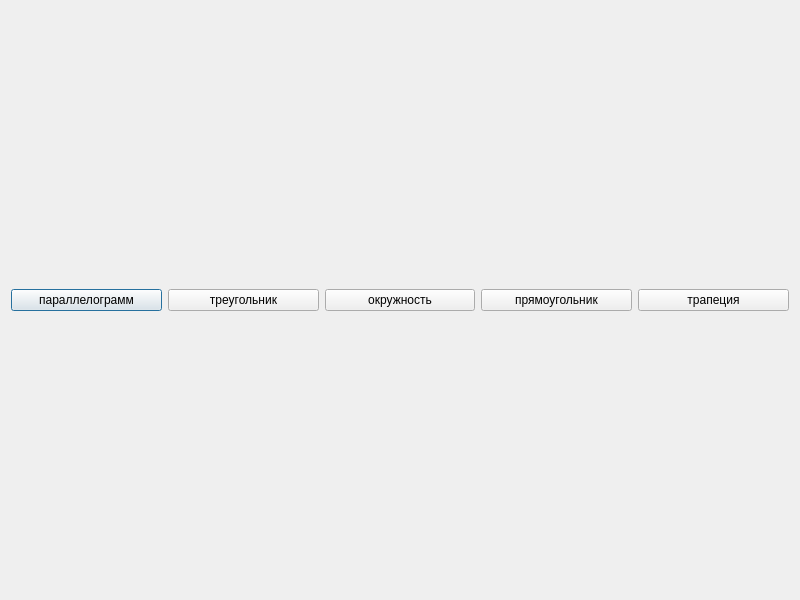
<?xml version="1.0" encoding="UTF-8"?>
<ui version="4.0">
 <class>ReportCreatorDialog</class>
 <widget class="QDialog" name="ReportCreatorDialog">
  <property name="geometry">
   <rect>
    <x>0</x>
    <y>0</y>
    <width>800</width>
    <height>600</height>
   </rect>
  </property>
  <property name="windowTitle">
   <string>ReportCreatorDialog</string>
  </property>
  <layout class="QHBoxLayout" name="horizontalLayout">
   <item>
    <widget class="QPushButton" name="pushButton">
     <property name="text">
      <string>параллелограмм</string>
     </property>
    </widget>
   </item>
   <item>
    <widget class="QPushButton" name="pushButton_2">
     <property name="text">
      <string>треугольник</string>
     </property>
    </widget>
   </item>
   <item>
    <widget class="QPushButton" name="pushButton_3">
     <property name="text">
      <string>окружность</string>
     </property>
    </widget>
   </item>
   <item>
    <widget class="QPushButton" name="pushButton_4">
     <property name="text">
      <string>прямоугольник</string>
     </property>
    </widget>
   </item>
   <item>
    <widget class="QPushButton" name="pushButton_5">
     <property name="text">
      <string>трапеция</string>
     </property>
    </widget>
   </item>
  </layout>
 </widget>
 <resources/>
 <connections/>
</ui>
